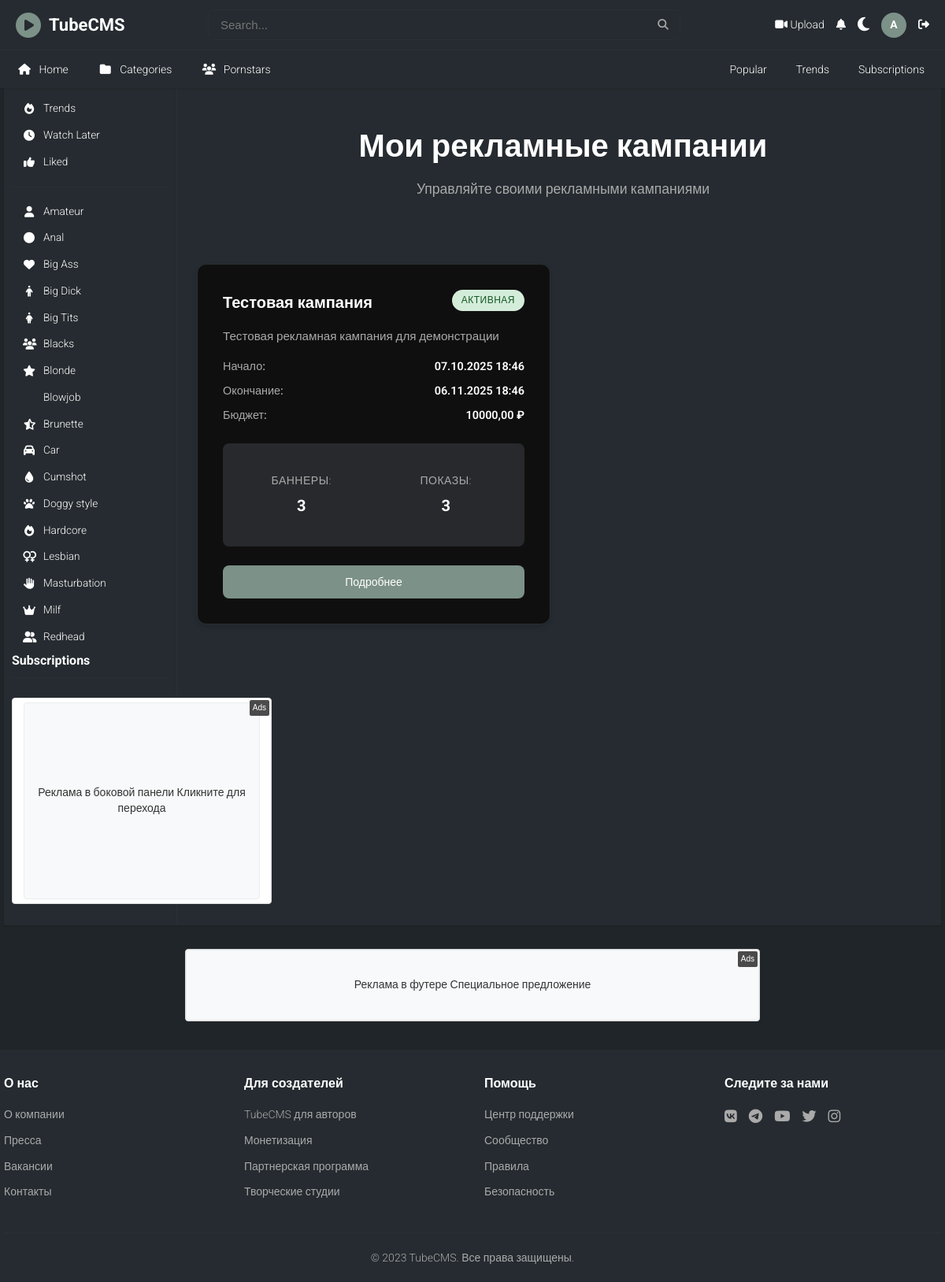
The page /ads/campaigns/ (signed in) on the database its author committed.
### apps/users/models.py (models this page shows, shortened)
class User(AbstractUser):
    email = models.EmailField(unique=True)
    avatar = models.ImageField(upload_to='avatars/', blank=True, null=True)
    bio = models.TextField(max_length=500, blank=True)
    birth_date = models.DateField(blank=True, null=True)
    location = models.CharField(max_length=100, blank=True)
    website = models.URLField(blank=True)
    is_verified = models.BooleanField(default=False)
    subscribers_count = models.PositiveIntegerField(default=0)
    videos_count = models.PositiveIntegerField(default=0)
    total_views = models.PositiveIntegerField(default=0)
    created_at = models.DateTimeField(auto_now_add=True)
    updated_at = models.DateTimeField(auto_now=True)
    USERNAME_FIELD = 'email'
    REQUIRED_FIELDS = ['username']
    class Meta:
        verbose_name = "User"
        verbose_name_plural = "Users"

### apps/core/models.py (models this page shows, shortened)
class TimeStampedModel(models.Model):
    created_at = models.DateTimeField(auto_now_add=True)
    updated_at = models.DateTimeField(auto_now=True)
    class Meta:
        abstract = True

class Category(TimeStampedModel):
    name = models.CharField(max_length=100, unique=True)
    slug = models.SlugField(max_length=100, unique=True)
    description = models.TextField(blank=True)
    icon = models.CharField(max_length=50, blank=True, help_text="Font Awesome icon class")
    is_active = models.BooleanField(default=True)
    order = models.PositiveIntegerField(default=0)
    class Meta:
        verbose_name = "Category"
        verbose_name_plural = "Categories"
        ordering = ['order', 'name']

### apps/ads/models.py (models this page shows, shortened)
class AdBanner(models.Model):
    BANNER_TYPES = [
        ('image', 'Изображение'),
        ('video', 'Видео'),
        ('html', 'HTML'),
        ('text', 'Текст'),
    ]
    name = models.CharField(max_length=200, verbose_name="Название баннера")
    campaign = models.ForeignKey(AdCampaign, on_delete=models.CASCADE, related_name='banners', verbose_name="Кампания")
    placement = models.ForeignKey(AdPlacement, on_delete=models.CASCADE, related_name='banners', verbose_name="Место размещения")
    banner_type = models.CharField(max_length=20, choices=BANNER_TYPES, verbose_name="Тип баннера")
    image = models.ImageField(upload_to='ads/images/', blank=True, null=True, verbose_name="Изображение")
    video = models.FileField(upload_to='ads/videos/', blank=True, null=True, verbose_name="Видео")
    html_content = models.TextField(blank=True, verbose_name="HTML контент")
    text_content = models.TextField(blank=True, verbose_name="Текстовый контент")
    target_url = models.URLField(verbose_name="Целевая ссылка")
    alt_text = models.CharField(max_length=200, blank=True, verbose_name="Альтернативный текст")
    is_active = models.BooleanField(default=True, verbose_name="Активно")
    priority = models.PositiveIntegerField(default=0, verbose_name="Приоритет")
    weight = models.PositiveIntegerField(default=1, verbose_name="Вес (для ротации)")
    impressions_count = models.PositiveIntegerField(default=0, verbose_name="Количество показов")
    clicks_count = models.PositiveIntegerField(default=0, verbose_name="Количество кликов")
    created_at = models.DateTimeField(auto_now_add=True, verbose_name="Создано")
    updated_at = models.DateTimeField(auto_now=True, verbose_name="Обновлено")
    class Meta:
        verbose_name = "Рекламный баннер"
        verbose_name_plural = "Рекламные баннеры"
        ordering = ['-priority', '-created_at']
    def record_impression(self):
        self.impressions_count += 1
        self.save(update_fields=['impressions_count'])

class AdCampaign(models.Model):
    STATUS_CHOICES = [
        ('draft', 'Черновик'),
        ('active', 'Активная'),
        ('paused', 'Приостановлена'),
        ('completed', 'Завершена'),
        ('cancelled', 'Отменена'),
    ]
    name = models.CharField(max_length=200, verbose_name="Название кампании")
    advertiser = models.ForeignKey(User, on_delete=models.CASCADE, related_name='ad_campaigns', verbose_name="Рекламодатель")
    description = models.TextField(blank=True, verbose_name="Описание")
    budget = models.DecimalField(max_digits=10, decimal_places=2, null=True, blank=True, verbose_name="Бюджет")
    start_date = models.DateTimeField(verbose_name="Дата начала")
    end_date = models.DateTimeField(verbose_name="Дата окончания")
    status = models.CharField(max_length=20, choices=STATUS_CHOICES, default='draft', verbose_name="Статус")
    target_impressions = models.PositiveIntegerField(null=True, blank=True, verbose_name="Целевые показы")
    target_clicks = models.PositiveIntegerField(null=True, blank=True, verbose_name="Целевые клики")
    is_active = models.BooleanField(default=True, verbose_name="Активно")
    created_at = models.DateTimeField(auto_now_add=True, verbose_name="Создано")
    updated_at = models.DateTimeField(auto_now=True, verbose_name="Обновлено")
    class Meta:
        verbose_name = "Рекламная кампания"
        verbose_name_plural = "Рекламные кампании"
        ordering = ['-created_at']

### apps/ads/views.py (the view)
# urls.py: path('campaigns/', views.AdCampaignListView.as_view(), name='campaign_list'),
class AdCampaignListView(LoginRequiredMixin, ListView):
    model = AdCampaign
    template_name = 'ads/campaign_list.html'
    context_object_name = 'campaigns'
    paginate_by = 20
    def get_queryset(self):
        return AdCampaign.objects.filter(advertiser=self.request.user).order_by('-created_at')

### templates/ads/campaign_list.html (shortened to what this page needs)
{% extends 'base.html' %}
{% load static %}
{% block content %}
<div class="container">
    <div class="page-header">
        <h1>Мои рекламные кампании</h1>
        <p class="page-description">Управляйте своими рекламными кампаниями</p>
    </div>
    {% if campaigns %}
        <div class="campaigns-grid">
            {% for campaign in campaigns %}
                <div class="campaign-card">
                    <div class="campaign-header">
                        <h3 class="campaign-name">
                            <a href="{% url 'ads:campaign_detail' campaign.id %}">{{ campaign.name }}</a>
                        </h3>
                        <span class="campaign-status status-{{ campaign.status }}">
                            {{ campaign.get_status_display }}
                        </span>
                    </div>
                    <div class="campaign-info">
                        <p class="campaign-description">{{ campaign.description|truncatewords:20 }}</p>
                        <div class="campaign-dates">
                            <span class="date-label">Начало:</span>
                            <span class="date-value">{{ campaign.start_date|date:"d.m.Y H:i" }}</span>
                        </div>
                        <div class="campaign-dates">
                            <span class="date-label">Окончание:</span>
                            <span class="date-value">{{ campaign.end_date|date:"d.m.Y H:i" }}</span>
                        </div>
                        {% if campaign.budget %}
                        <div class="campaign-budget">
                            <span class="budget-label">Бюджет:</span>
                            <span class="budget-value">{{ campaign.budget }} ₽</span>
                        </div>
                        {% endif %}
                    </div>
                    <div class="campaign-stats">
                        <div class="stat-item">
                            <span class="stat-label">Баннеры:</span>
                            <span class="stat-value">{{ campaign.banners.count }}</span>
                        </div>
                        <div class="stat-item">
                            <span class="stat-label">Показы:</span>
                            <span class="stat-value">{{ campaign.banners.all|length }}</span>
                        </div>
                    </div>
                    <div class="campaign-actions">
                        <a href="{% url 'ads:campaign_detail' campaign.id %}" class="btn btn-primary">
                            Подробнее
                        </a>
                    </div>
                </div>
            {% endfor %}
        </div>
    {% endif %}
</div>
{% endblock %}

### templates/base.html (shortened to what this page needs)
{% load static %}
{% load core_tags %}
{% load ads_tags %}
<!DOCTYPE html>
<html lang="ru">
<head>
    <link rel="stylesheet" href="{% static 'css/base.css' %}">
</head>
<body class="{% if theme == 'light' %}light-theme{% else %}dark-theme{% endif %}">
    <header>
        <div class="container">
            <div class="header-top">
                <div class="logo">
                    <a href="{% url 'core:home' %}">
                        <i class="fas fa-play-circle logo-icon"></i>
                        <h1>TubeCMS</h1>
                    </a>
                </div>
                <div class="search-bar">
                    <form method="GET" action="{% url 'core:search' %}" hx-get="{% url 'core:search' %}" hx-target="#search-results" hx-trigger="keyup delay:500ms from:input[name='q']">
                        <input type="text" name="q" placeholder="Search..." value="{{ request.GET.q }}">
                        <i class="fas fa-search search-icon"></i>
                    </form>
                </div>
                <div class="account-controls">
                    {% if user.is_authenticated %}
                        <a href="{% url 'videos:upload' %}" title="Upload video">
                            <i class="fas fa-video"></i> Upload
                        </a>
                        <a href="#" title="Уведомления">
                            <i class="fas fa-bell"></i>
                        </a>
                        <button class="theme-toggle" id="themeToggle" title="Переключить тему">
                            <i class="fas fa-moon"></i>
                        </button>
                        <a href="{% url 'users:profile' user.username %}" class="user-avatar" title="Профиль">
                            {% get_avatar_initial user %}
                        </a>
                        <a href="{% url 'users:logout' %}" title="Выйти">
                            <i class="fas fa-sign-out-alt"></i>
                        </a>
                    {% endif %}
                </div>
            </div>
        </div>
        <nav>
            <div class="container nav-container">
                <div class="left-nav">
                    <a href="{% url 'core:home' %}" class="nav-item {% if request.resolver_match.url_name == 'home' %}active{% endif %}"><i class="fas fa-home"></i> Home</a>
                    <a href="{% url 'core:categories' %}" class="nav-item {% if request.resolver_match.url_name == 'categories' %}active{% endif %}"><i class="fas fa-folder"></i> Categories</a>
                    <a href="{% url 'models:list' %}" class="nav-item {% if request.resolver_match.url_name == 'list' %}active{% endif %}"><i class="fas fa-users"></i> Pornstars</a></li>
                </div>
                <div class="right-nav">
                    <a href="{% url 'core:search' %}?sort=popular" class="nav-item {% if request.resolver_match.url_name == 'search' and request.GET.sort == 'popular' %}active{% endif %}">Popular</a>
                    <a href="{% url 'core:search' %}?sort=trending" class="nav-item {% if request.resolver_match.url_name == 'search' and request.GET.sort == 'trending' %}active{% endif %}">Trends</a>
                    {% if user.is_authenticated %}
                        <a href="{% url 'users:subscriptions' %}" class="nav-item {% if request.resolver_match.url_name == 'subscriptions' %}active{% endif %}">Subscriptions</a>
                    {% endif %}
                </div>
            </div>
        </nav>
    </header>
    <div class="container">
        <div class="main-content">
            {% include 'partials/sidebar.html' %}
            <main class="content">
                {% block content %}{% endblock %}
            </main>
        </div>
    </div>
    <div class="footer-ads">
        <div class="container">
            {% ad_banner 'footer-banner' request %}
        </div>
    </div>
    <footer>
        <div class="container">
            <div class="footer-content">
                <div class="footer-section">
                    <h3>О нас</h3>
                    <ul>
                        <li><a href="#">О компании</a></li>
                        <li><a href="#">Пресса</a></li>
                        <li><a href="#">Вакансии</a></li>
                        <li><a href="#">Контакты</a></li>
                    </ul>
                </div>
                <div class="footer-section">
                    <h3>Для создателей</h3>
                    <ul>
                        <li><a href="#">TubeCMS для авторов</a></li>
                        <li><a href="#">Монетизация</a></li>
                        <li><a href="#">Партнерская программа</a></li>
                        <li><a href="#">Творческие студии</a></li>
                    </ul>
                </div>
                <div class="footer-section">
                    <h3>Помощь</h3>
                    <ul>
                        <li><a href="#">Центр поддержки</a></li>
                        <li><a href="#">Сообщество</a></li>
                        <li><a href="#">Правила</a></li>
                        <li><a href="#">Безопасность</a></li>
                    </ul>
                </div>
                <div class="footer-section">
                    <h3>Следите за нами</h3>
                    <div class="social-links">
                        <a href="#"><i class="fab fa-vk"></i></a>
                        <a href="#"><i class="fab fa-telegram"></i></a>
                        <a href="#"><i class="fab fa-youtube"></i></a>
                        <a href="#"><i class="fab fa-twitter"></i></a>
                        <a href="#"><i class="fab fa-instagram"></i></a>
                    </div>
                </div>
            </div>
            <div class="footer-bottom">
                <p>&copy; 2023 TubeCMS. Все права защищены.</p>
            </div>
        </div>
    </footer>
		<link rel="stylesheet" href="https://cdnjs.cloudflare.com/ajax/libs/font-awesome/6.4.0/css/all.min.css">
</body>
</html>

### templates/partials/sidebar.html (shortened to what this page needs)
{% load ads_tags %}
<aside class="sidebar">
	<div class="sidebar-section">
		<ul>
			<li><a href="{% url 'core:search' %}?sort=trending" class="{% if request.resolver_match.url_name == 'search' and request.GET.sort == 'trending' %}active{% endif %}"><i class="fas fa-fire"></i> Trends</a></li>
			{% if user.is_authenticated %}
			<li><a href="#"><i class="fas fa-clock"></i> Watch Later</a></li>
			<li><a href="#"><i class="fas fa-thumbs-up"></i> Liked</a></li>
			{% endif %}
		</ul>
	</div>
	<div class="separator"></div>
	<div class="sidebar-section">
		<ul>
			{% for category in categories %}
			<li><a href="{% url 'videos:category' category.slug %}" class=""><i class="fas fa-{{ category.icon|default:'tag' }}"></i> {{ category.name }}</a></li>
			{% endfor %}
		</ul>
	</div>
	{% if user.is_authenticated %}
	<div class="sidebar-section">
		<h3>Subscriptions</h3>
	</div>
	{% endif %}
	{% ad_banner 'sidebar-banner' request %}
</aside>

### templates/ads/banner.html (shortened to what this page needs)
{% load static %}
{% if banner %}
<div class="ad-banner" data-banner-id="{{ banner.id }}" data-placement="{{ placement.slug }}">
    {% if banner.banner_type == 'image' and banner.image %}
        <a href="{% url 'ads:click' banner.id %}" target="_blank" rel="nofollow">
            <img src="{{ banner.image.url }}"
                 alt="{{ banner.alt_text|default:banner.name }}"
                 width="{{ placement.width }}"
                 height="{{ placement.height }}"
                 class="ad-image">
        </a>
    {% elif banner.banner_type == 'html' and banner.html_content %}
        <div class="ad-html">
            {{ banner.html_content|safe }}
        </div>
    {% elif banner.banner_type == 'text' and banner.text_content %}
        <a href="{% url 'ads:click' banner.id %}" target="_blank" rel="nofollow" class="ad-text-link">
            <div class="ad-text" style="width: {{ placement.width }}px; height: {{ placement.height }}px;">
                {{ banner.text_content }}
            </div>
        </a>
    {% endif %}
    <div class="ad-label">Ads</div>
</div>
{% endif %}

### rows shown on the page
User: first_name "A"
Category: name "Amateur"
Category: name "Anal"
Category: name "Big Ass"
Category: name "Big Dick"
Category: name "Big Tits"
Category: name "Blacks"
Category: name "Blonde"
Category: name "Blowjob"
Category: name "Brunette"
Category: name "Car"
Category: name "Cumshot"
Category: name "Doggy style"
Category: name "Hardcore"
Category: name "Lesbian"
Category: name "Masturbation"
Category: name "Milf"
Category: name "Redhead"
AdBanner: text_content "Реклама в боковой панели Кликните для перехода"
AdCampaign: name "Тестовая кампания", status "АКТИВНАЯ", description "Тестовая рекламная кампания для демонстрации", start_date "07.10.2025 18:46", end_date "06.11.2025 18:46", budget "10000,00", banners.count "3", banners.all|length "3"
AdBanner: text_content "Реклама в футере Специальное предложение"
